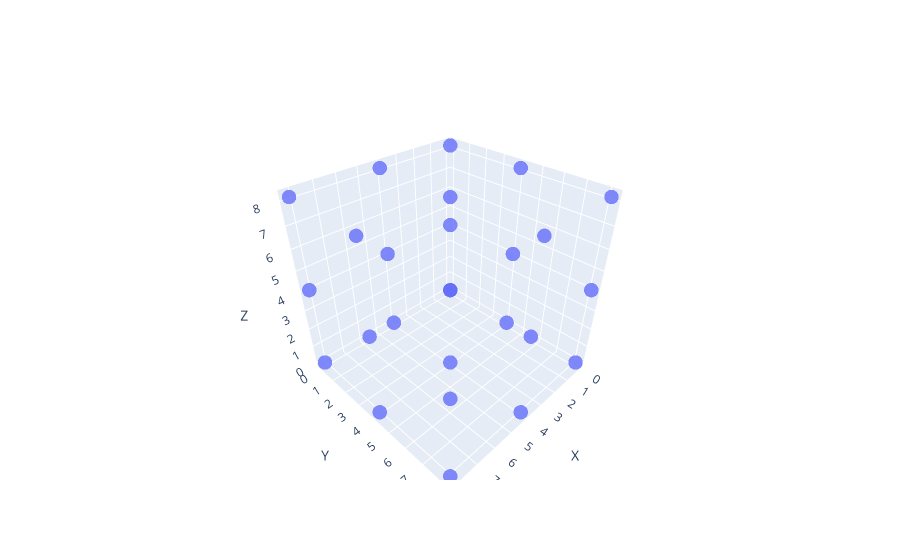

Notebook code cell kept with this figure:
### Code cell
plotting_struct(vertices)

### Figure 1 — Plotly figure (JSON) as saved in the notebook; plotly's stock layout.template omitted (floating-point values rounded to 4 significant figures)
{"data": [{"marker": {"opacity": 0.8, "size": 5}, "mode": "markers", "type": "scatter3d", "x": [0, 0, 0, 0, 0, 0, 0, 0, 0, 4.085, 4.085, 4.085, 4.085, 4.085, 4.085, 4.085, 4.085, 4.085, 8.17, 8.17, 8.17, 8.17, 8.17, 8.17, 8.17, 8.17, 8.17], "y": [0, 0, 0, 4.085, 4.085, 4.085, 8.17, 8.17, 8.17, 0, 0, 0, 4.085, 4.085, 4.085, 8.17, 8.17, 8.17, 0, 0, 0, 4.085, 4.085, 4.085, 8.17, 8.17, 8.17], "z": [0, 4.085, 8.17, 0, 4.085, 8.17, 0, 4.085, 8.17, 0, 4.085, 8.17, 0, 4.085, 8.17, 0, 4.085, 8.17, 0, 4.085, 8.17, 0, 4.085, 8.17, 0, 4.085, 8.17]}], "layout": {"scene": {"xaxis": {"title": {"text": "X"}}, "yaxis": {"title": {"text": "Y"}}, "zaxis": {"title": {"text": "Z"}}}}}
